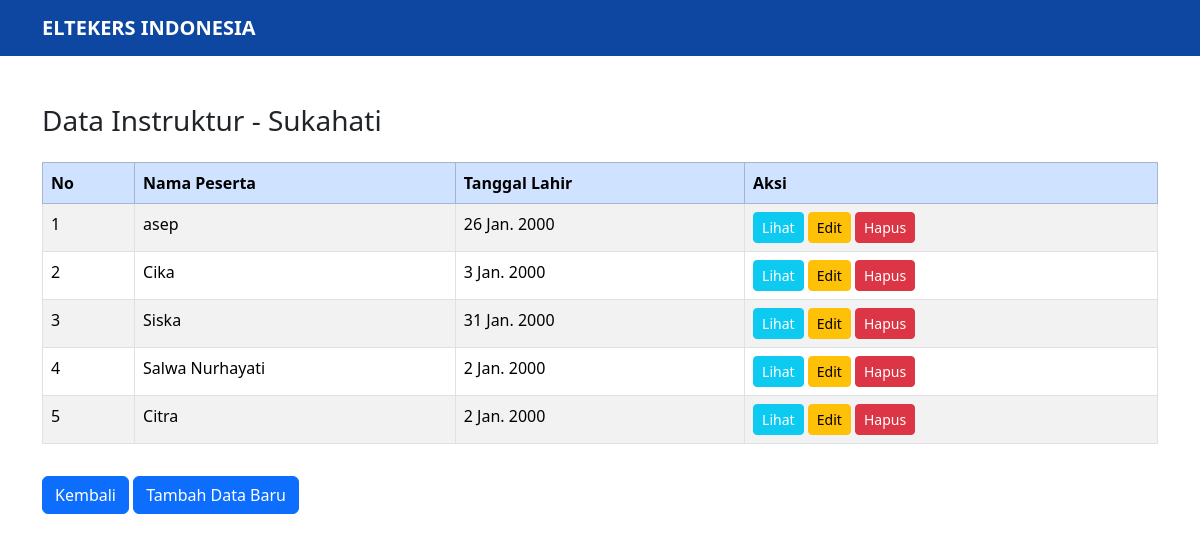
Page /0f90b8a0-5e5b-47d3-924b-f20a3ca94108/peserta/ on the committed database.
### web_eltekers/models.py (models this page shows, shortened)
class Sasana(models.Model):
    id_sasana = models.UUIDField(primary_key=True, default=uuid.uuid4, editable=False)
    nama_sasana = models.CharField(max_length=255)
    sejak = models.IntegerField()
    alamat_sasana = models.TextField()
    provinsi = models.CharField(max_length=255)
    kota_kabupaten = models.CharField(max_length=255)
    kecamatan = models.CharField(max_length=255)
    kelurahan = models.CharField(max_length=255)
    jumlah_instruktur = models.IntegerField()
    jumlah_peserta = models.IntegerField()
    peserta_aktif = models.IntegerField()
    jumlah_latihan_per_minggu = models.IntegerField()
    link_gmap = models.URLField(max_length=500, blank=True, null=True)
    profile = models.ImageField(upload_to='sasana_profiles/', blank=True, null=True)

class Peserta(models.Model):
    id_peserta = models.UUIDField(primary_key=True, default=uuid.uuid4, editable=False)
    nama_peserta = models.CharField(max_length=255)
    tanggal_lahir_peserta = models.DateField()
    kendala_terapi = models.TextField()
    sasana = models.ForeignKey(Sasana, on_delete=models.CASCADE, null=True)
    user = models.OneToOneField(CustomUser, on_delete=models.CASCADE, null=True, blank=True)

### web_eltekers/views.py (the view)
# urls.py: path('<uuid:sasana_id>/peserta/', views.list_peserta, name='list-peserta'),
def list_peserta(request, sasana_id):
    sasana = get_object_or_404(Sasana, id_sasana=sasana_id)
    data = Peserta.objects.filter(sasana=sasana)
    return render(request, 'peserta_list.html', {'data': data, 'sasana': sasana})

### web_eltekers/templates/peserta_list.html (shortened to what this page needs)
<!DOCTYPE html>
<html lang="id">
<head>
    <link href="https://cdn.jsdelivr.net/npm/bootstrap@5.3.3/dist/css/bootstrap.min.css" rel="stylesheet">
</head>
<body>
    <nav class="navbar navbar-expand-lg" style="background-color: #0d47a1;">
        <div class="container">
            <a class="navbar-brand text-white fw-bold" href="#">ELTEKERS INDONESIA</a>
        </div>
    </nav>
    <div class="container mt-5">
        <h3 class="mb-4">Data Instruktur - {{ sasana.nama_sasana }}</h3>
        <table class="table table-bordered table-striped">
            <thead class="table-primary">
                <tr>
                    <th>No</th>
                    <th>Nama Peserta</th>
                    <th>Tanggal Lahir</th>
                    <th>Aksi</th>
                </tr>
            </thead>
            <tbody>
                {% for s in data %}
                <tr>
                    <td>{{ forloop.counter }}</td>
                    <td>{{ s.nama_peserta }}</td>
                    <td>{{ s.tanggal_lahir_peserta }}</td>
                    <td>
                        <a href="{% url 'detail-peserta' s.id_peserta %}" class="btn btn-sm btn-info text-white">Lihat</a>
                        <a href="{% url 'update-peserta' s.id_peserta %}" class="btn btn-sm btn-warning">Edit</a>
                        <a href="{% url 'delete-peserta' s.id_peserta %}" class="btn btn-sm btn-danger">Hapus</a>
                    </td>
                </tr>
                {% empty %}
                <tr>
                    <td colspan="16" class="text-center">Belum ada data</td>
                </tr>
                {% endfor %}
            </tbody>
        </table>
        <a href="{% url 'list-sasana' %}" class="btn btn-primary mt-3">Kembali</a>
        <a href="{% url 'create-peserta' sasana.id_sasana %}" class="btn btn-primary mt-3">Tambah Data Baru</a>
    </div>
</body>
</html>

### rows in the picture
Sasana: nama_sasana "Sukahati"
Peserta: nama_peserta "asep", tanggal_lahir_peserta "26 Jan. 2000"
Peserta: nama_peserta "Cika", tanggal_lahir_peserta "3 Jan. 2000"
Peserta: nama_peserta "Siska", tanggal_lahir_peserta "31 Jan. 2000"
Peserta: nama_peserta "Salwa Nurhayati", tanggal_lahir_peserta "2 Jan. 2000"
Peserta: nama_peserta "Citra", tanggal_lahir_peserta "2 Jan. 2000"
